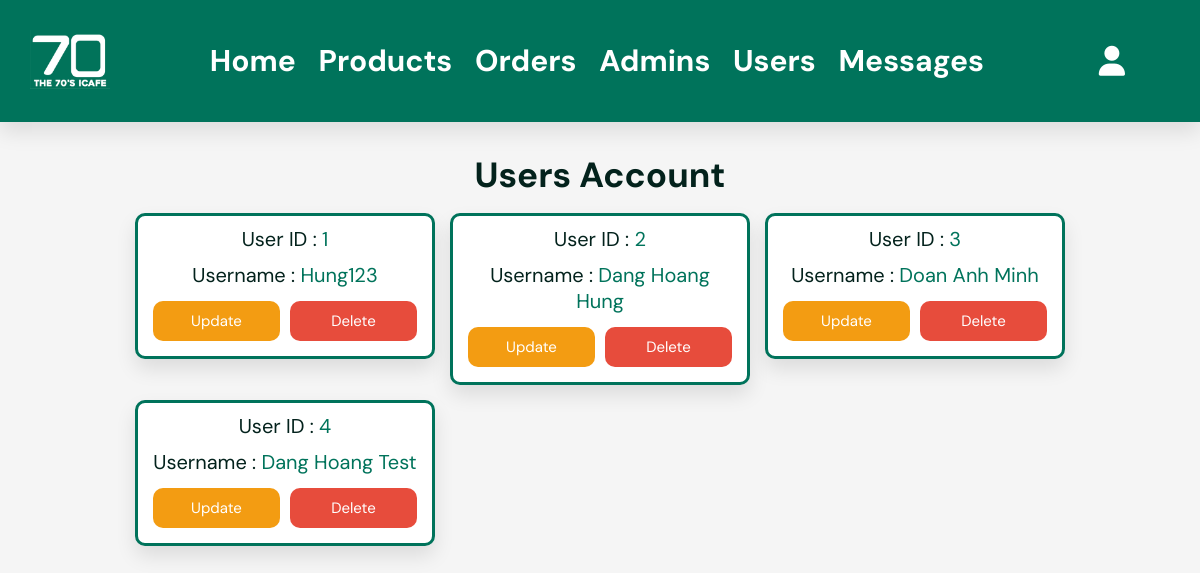
/admin/users_accounts.php (signed in), run on the app's committed database.
### tables this page shows
CREATE TABLE `users` (
  `id_user` int(100) NOT NULL,
  `username` varchar(20) NOT NULL,
  `user_email` varchar(50) NOT NULL,
  `user_phone_number` varchar(10) NOT NULL,
  `user_password` varchar(50) NOT NULL,
  `user_address` varchar(500) NOT NULL,
  `user_image` varchar(100) DEFAULT NULL
);

### admin/users_accounts.php (the view, shortened to what this page needs)
<?php
include '../components/connect.php';
?>
<!DOCTYPE html>
<html lang="en">
<head>
   <link rel="stylesheet" href="https://unpkg.com/swiper@8/swiper-bundle.min.css" />
   <link rel="stylesheet" href="https://cdnjs.cloudflare.com/ajax/libs/font-awesome/6.1.1/css/all.min.css">
   <link href="../css/admin_style.css" rel="stylesheet">
</head>
<body>
<?php include '../components/admin_header.php' ?>
<section class="accounts">
   <h1 class="heading">users account</h1>
   <div class="box-container">
   <?php
      $select_account = $conn->prepare("SELECT * FROM `users`");
      $select_account->execute();
      if($select_account->rowCount() > 0){
         while($fetch_accounts = $select_account->fetch(PDO::FETCH_ASSOC)){
   ?>
   <div class="box">
      <p> User ID : <span><?= $fetch_accounts['id_user']; ?></span> </p>
      <p> Username : <span><?= $fetch_accounts['username']; ?></span> </p>
      <div class="flex-btn">
         <a href="update_user_profile.php?updt_usr_id=<?= $fetch_accounts['id_user']; ?>" class="option-btn">update</a>
         <a href="users_accounts.php?delete=<?= $fetch_accounts['id_user']; ?>" class="delete-btn" onclick="return confirm('delete this account?');">delete</a>
      </div>
   </div>
   <?php
      }
   }else{
      echo '<p class="empty">No accounts available</p>';
   }
   ?>
   </div>
</section>
</body>
</html>

### css/admin_style.css (style rules this page uses)
:root { --main-color:#00735b; --red:#e74c3c; --orange:#f39c12; --black:#03221c; --white:#fff; --light-bg:#f5f5f5; --light-color:#999; --border: 3px solid var(--main-color); --box-shadow:0 10px 20px rgba(0,0,0,.1); }
* { font-family: 'DM Sans', sans-serif; margin:0; padding:0; box-sizing: border-box; text-decoration: none; outline: none; border:none; }
html { font-size: 62.5%; overflow-x: hidden; scroll-behavior: smooth; stop-opacity: 200px; }
body { background-color: var(--light-bg); }
section { margin:0 auto; max-width: 1900px; padding: 30px; }
.btn, .delete-btn, .option-btn { display: block; margin-top: 8px; border-radius: 10px; cursor: pointer; width: 100%; font-size: 15px; color:var(--white); padding: 10px 10px; text-transform: capitalize; text-align: center; }
.delete-btn { background-color: var(--red); }
.option-btn { background-color: var(--orange); }
.flex-btn { display: flex; gap: 10px; }
.heading { text-align: center; margin-bottom: 15px; text-transform: capitalize; color:var(--black); font-size: 35px; }
.accounts .box-container { display: grid; grid-template-columns: repeat(auto-fit, 300px); gap:15px; justify-content: center; align-items: flex-start; }
.accounts .box-container .box { background-color: var(--white); border-radius: 10px; box-shadow: var(--box-shadow); border:var(--border); padding: 15px; padding-top: 5px; text-align: center; }
.accounts .box-container .box p { padding: 5px 0; font-size: 20px; color:var(--black); }
.accounts .box-container .box p span { color:var(--main-color); }

### data on the page
users: id_user "1", username "Hung123"
users: id_user "2", username "Dang Hoang Hung"
users: id_user "3", username "Doan Anh Minh"
users: id_user "4", username "Dang Hoang Test"
